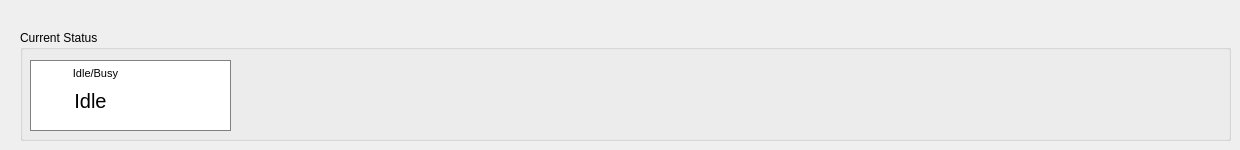
    <widget class="QWidget" name="tab_dashboard">
     <attribute name="title">
      <string>Dashboard</string>
     </attribute>
     <widget class="QGroupBox" name="groupBox_3">
      <property name="geometry">
       <rect>
        <x>20</x>
        <y>30</y>
        <width>1211</width>
        <height>111</height>
       </rect>
      </property>
      <property name="title">
       <string>Current Status</string>
      </property>
      <widget class="QFrame" name="frame">
       <property name="geometry">
        <rect>
         <x>10</x>
         <y>30</y>
         <width>201</width>
         <height>71</height>
        </rect>
       </property>
       <property name="styleSheet">
        <string notr="true">border-width: 1px;
border-color: gray;
border-style: solid;
background-color: white;</string>
       </property>
       <property name="frameShape">
        <enum>QFrame::StyledPanel</enum>
       </property>
       <property name="frameShadow">
        <enum>QFrame::Raised</enum>
       </property>
       <widget class="QLabel" name="label_8">
        <property name="geometry">
         <rect>
          <x>30</x>
          <y>5</y>
          <width>71</width>
          <height>16</height>
         </rect>
        </property>
        <property name="font">
         <font>
          <family>Segoe UI</family>
          <pointsize>8</pointsize>
         </font>
        </property>
        <property name="styleSheet">
         <string notr="true">border-style: none</string>
        </property>
        <property name="text">
         <string>Idle/Busy</string>
        </property>
        <property name="alignment">
         <set>Qt::AlignCenter</set>
        </property>
       </widget>
       <widget class="QLabel" name="label_9">
        <property name="geometry">
         <rect>
          <x>10</x>
          <y>20</y>
          <width>101</width>
          <height>41</height>
         </rect>
        </property>
        <property name="font">
         <font>
          <family>Segoe UI</family>
          <pointsize>15</pointsize>
         </font>
        </property>
        <property name="styleSheet">
         <string notr="true">border-style: none</string>
        </property>
        <property name="text">
         <string>Idle</string>
        </property>
        <property name="alignment">
         <set>Qt::AlignCenter</set>
        </property>
       </widget>
      </widget>
     </widget>
    </widget>
